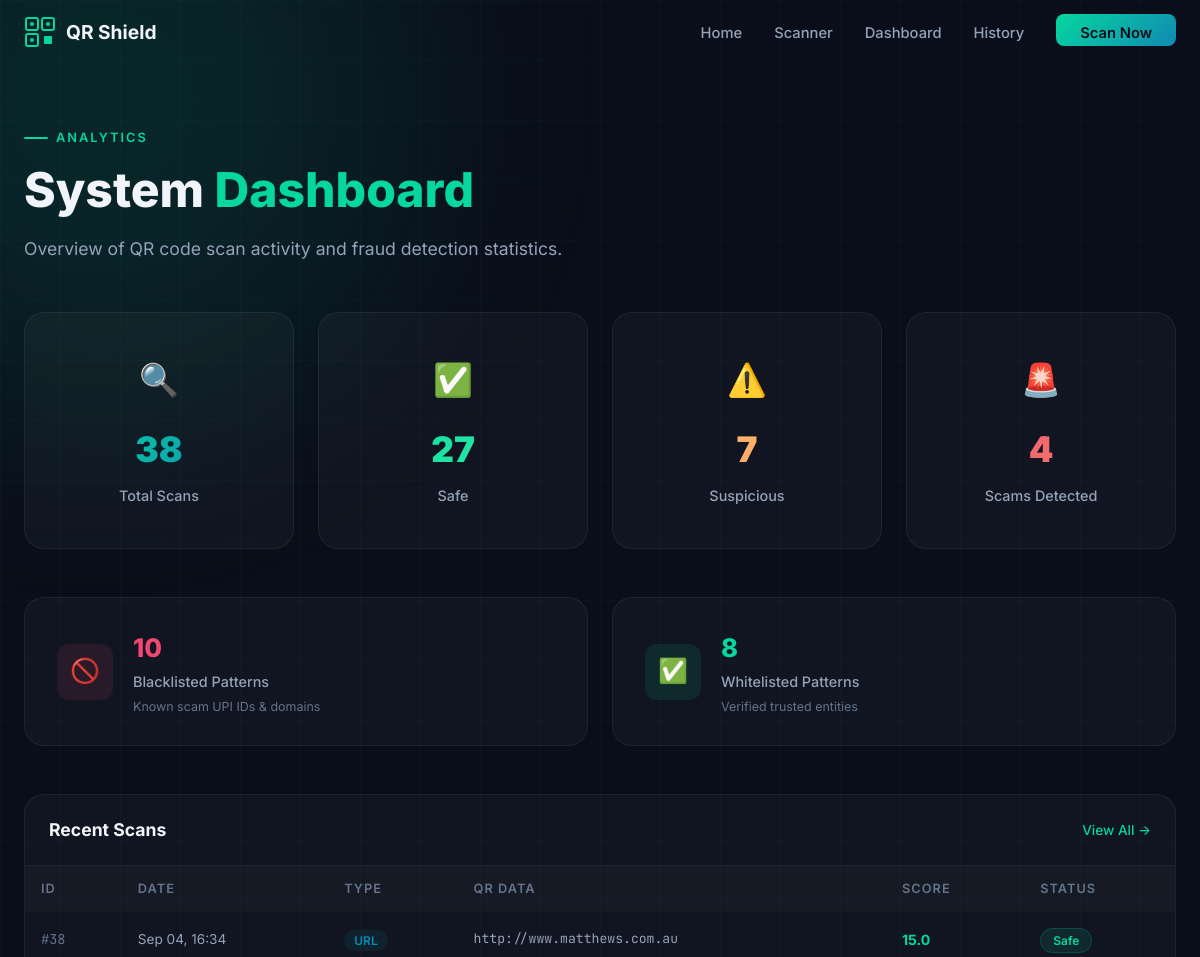
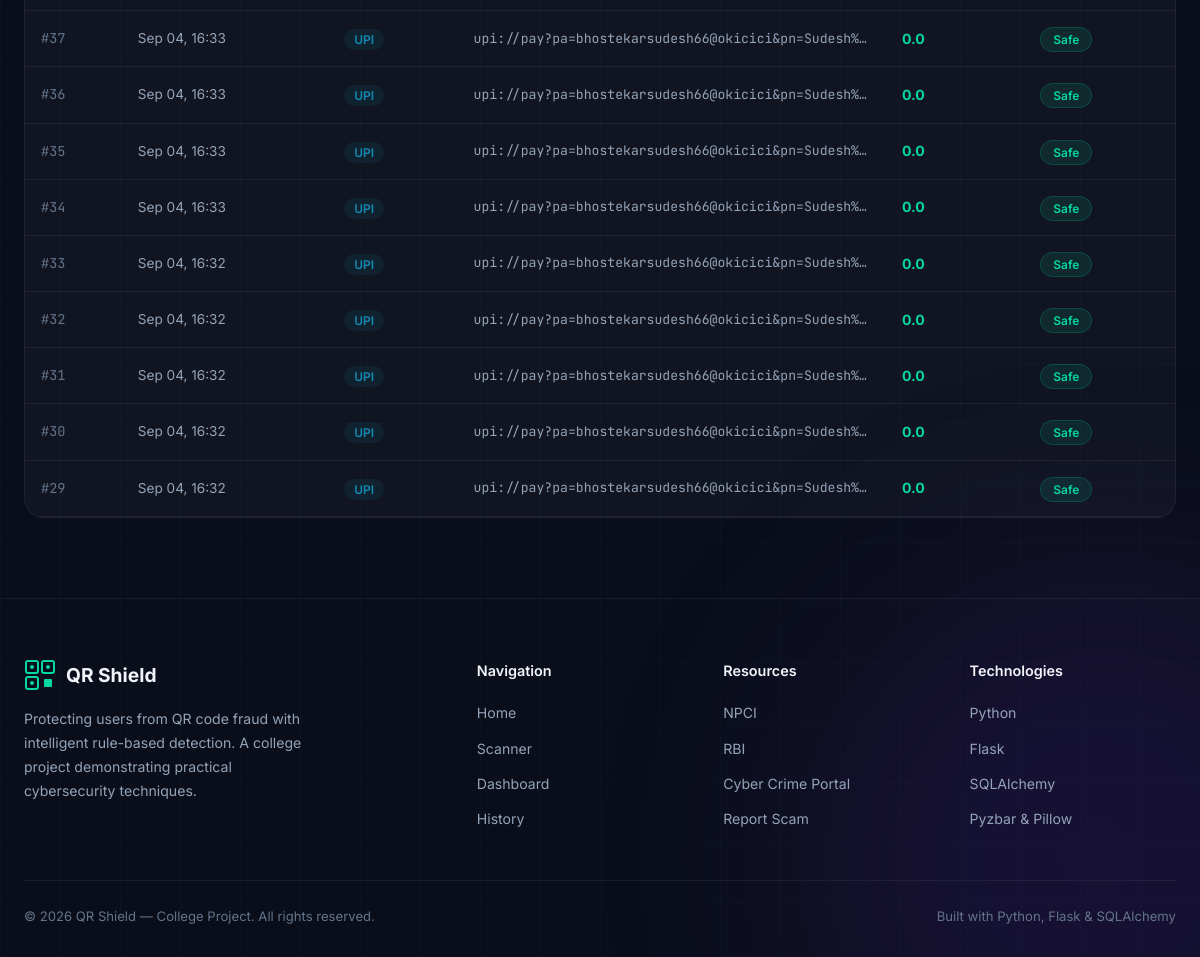
/dashboard, run on the app's committed database (2 pictures, top to bottom).
### models.py (models this page shows, shortened)
class ScanHistory(db.Model):
    __tablename__ = 'scan_history'
    id = db.Column(db.Integer, primary_key=True, autoincrement=True)
    scan_date = db.Column(db.DateTime, default=datetime.utcnow, nullable=False)
    qr_data = db.Column(db.Text, nullable=False)
    data_type = db.Column(db.String(50), nullable=False)          # 'upi', 'url', 'text', 'unknown'
    risk_level = db.Column(db.String(20), nullable=False)          # 'safe', 'suspicious', 'scam'
    fraud_score = db.Column(db.Float, default=0.0)
    details = db.Column(db.Text)                                   # JSON string of detection details
    ip_address = db.Column(db.String(45))
    filename = db.Column(db.String(255))

### app.py (the view)
    @app.route('/dashboard')
    def dashboard():
        total_scans = ScanHistory.query.count()
        scams_detected = ScanHistory.query.filter_by(risk_level='scam').count()
        suspicious_detected = ScanHistory.query.filter_by(risk_level='suspicious').count()
        safe_scans = ScanHistory.query.filter_by(risk_level='safe').count()
        blacklisted_count = BlacklistedPattern.query.filter_by(is_active=True).count()
        whitelisted_count = WhitelistedPattern.query.count()
        recent_scans = ScanHistory.query.order_by(
            ScanHistory.scan_date.desc()
        ).limit(10).all()
        stats = {
            'total_scans': total_scans,
            'scams_detected': scams_detected,
            'suspicious_detected': suspicious_detected,
            'safe_scans': safe_scans,
            'blacklisted_count': blacklisted_count,
            'whitelisted_count': whitelisted_count,
        }
        return render_template('dashboard.html', stats=stats, recent_scans=recent_scans)

### templates/dashboard.html (shortened to what this page needs)
{% extends "base.html" %}
{% block content %}
<section style="padding-top:120px;padding-bottom:80px;position:relative;z-index:1;">
    <div class="container">
        <div class="section-header" style="margin-bottom:48px;">
            <div class="section-label">Analytics</div>
            <h2 class="section-title">System <span class="highlight">Dashboard</span></h2>
            <p class="section-subtitle">Overview of QR code scan activity and fraud detection statistics.</p>
        </div>
        <div class="stats-container" style="margin-bottom:48px;">
            <div class="stat-card">
                <div class="stat-icon">🔍</div>
                <div class="stat-number" style="font-size:2.2rem;">{{ stats.total_scans }}</div>
                <div class="stat-label">Total Scans</div>
            </div>
            <div class="stat-card">
                <div class="stat-icon">✅</div>
                <div class="stat-number"
                    style="font-size:2.2rem;background:linear-gradient(135deg,#06d6a0,#38efa7);-webkit-background-clip:text;-webkit-text-fill-color:transparent;background-clip:text;">
                    {{ stats.safe_scans }}</div>
                <div class="stat-label">Safe</div>
            </div>
            <div class="stat-card">
                <div class="stat-icon">⚠️</div>
                <div class="stat-number"
                    style="font-size:2.2rem;background:linear-gradient(135deg,#ffd166,#f78c6b);-webkit-background-clip:text;-webkit-text-fill-color:transparent;background-clip:text;">
                    {{ stats.suspicious_detected }}</div>
                <div class="stat-label">Suspicious</div>
            </div>
            <div class="stat-card">
                <div class="stat-icon">🚨</div>
                <div class="stat-number"
                    style="font-size:2.2rem;background:linear-gradient(135deg,#ef476f,#f78c6b);-webkit-background-clip:text;-webkit-text-fill-color:transparent;background-clip:text;">
                    {{ stats.scams_detected }}</div>
                <div class="stat-label">Scams Detected</div>
            </div>
        </div>
        <div style="display:grid;grid-template-columns:1fr 1fr;gap:24px;margin-bottom:48px;">
            <div class="stat-card" style="display:flex;align-items:center;gap:20px;text-align:left;padding:28px 32px;">
                <div
                    style="width:56px;height:56px;border-radius:12px;background:rgba(239,71,111,0.1);display:flex;align-items:center;justify-content:center;font-size:1.5rem;flex-shrink:0;">
                    🚫</div>
                <div>
                    <div style="font-size:1.6rem;font-weight:800;color:var(--accent-red);">{{ stats.blacklisted_count }}
                    </div>
                    <div class="stat-label">Blacklisted Patterns</div>
                    <div style="font-size:0.78rem;color:var(--text-muted);margin-top:2px;">Known scam UPI IDs & domains
                    </div>
                </div>
            </div>
            <div class="stat-card" style="display:flex;align-items:center;gap:20px;text-align:left;padding:28px 32px;">
                <div
                    style="width:56px;height:56px;border-radius:12px;background:rgba(6,214,160,0.1);display:flex;align-items:center;justify-content:center;font-size:1.5rem;flex-shrink:0;">
                    ✅</div>
                <div>
                    <div style="font-size:1.6rem;font-weight:800;color:var(--accent-cyan);">{{ stats.whitelisted_count
                        }}</div>
                    <div class="stat-label">Whitelisted Patterns</div>
                    <div style="font-size:0.78rem;color:var(--text-muted);margin-top:2px;">Verified trusted entities
                    </div>
                </div>
            </div>
        </div>
        <div
            style="background:var(--bg-glass);border:1px solid var(--border-subtle);border-radius:var(--radius-lg);overflow:hidden;">
            <div
                style="padding:20px 24px;border-bottom:1px solid var(--border-subtle);display:flex;align-items:center;justify-content:space-between;">
                <h3 style="font-size:1.1rem;font-weight:700;">Recent Scans</h3>
                <a href="{{ url_for('history') }}" style="font-size:0.85rem;font-weight:500;">View All →</a>
            </div>
            {% if recent_scans %}
            <div style="overflow-x:auto;">
                <table style="width:100%;border-collapse:collapse;">
                    <thead>
                        <tr style="background:rgba(255,255,255,0.02);">
                            <th
                                style="padding:12px 16px;text-align:left;font-size:0.8rem;font-weight:600;color:var(--text-muted);text-transform:uppercase;letter-spacing:1px;">
                                ID</th>
                            <th
                                style="padding:12px 16px;text-align:left;font-size:0.8rem;font-weight:600;color:var(--text-muted);text-transform:uppercase;letter-spacing:1px;">
                                Date</th>
                            <th
                                style="padding:12px 16px;text-align:left;font-size:0.8rem;font-weight:600;color:var(--text-muted);text-transform:uppercase;letter-spacing:1px;">
                                Type</th>
                            <th
                                style="padding:12px 16px;text-align:left;font-size:0.8rem;font-weight:600;color:var(--text-muted);text-transform:uppercase;letter-spacing:1px;">
                                QR Data</th>
                            <th
                                style="padding:12px 16px;text-align:left;font-size:0.8rem;font-weight:600;color:var(--text-muted);text-transform:uppercase;letter-spacing:1px;">
                                Score</th>
                            <th
                                style="padding:12px 16px;text-align:left;font-size:0.8rem;font-weight:600;color:var(--text-muted);text-transform:uppercase;letter-spacing:1px;">
                                Status</th>
                        </tr>
                    </thead>
                    <tbody>
                        {% for scan in recent_scans %}
                        <tr style="border-bottom:1px solid var(--border-subtle);transition:background 0.2s;"
                            onmouseover="this.style.background='rgba(255,255,255,0.02)'"
                            onmouseout="this.style.background=''">
                            <td
                                style="padding:14px 16px;font-size:0.85rem;font-family:var(--font-mono);color:var(--text-muted);">
                                #{{ scan.id }}</td>
                            <td style="padding:14px 16px;font-size:0.85rem;color:var(--text-secondary);">{{
                                scan.scan_date.strftime('%b %d, %H:%M') }}</td>
                            <td style="padding:14px 16px;">
                                <span
                                    style="padding:3px 10px;border-radius:100px;font-size:0.75rem;font-weight:600;background:rgba(17,138,178,0.1);color:var(--accent-blue);text-transform:uppercase;">{{
                                    scan.data_type }}</span>
                            </td>
                            <td
                                style="padding:14px 16px;font-size:0.82rem;font-family:var(--font-mono);color:var(--text-secondary);max-width:250px;overflow:hidden;text-overflow:ellipsis;white-space:nowrap;">
                                {{ scan.qr_data[:60] }}{% if scan.qr_data|length > 60 %}...{% endif %}</td>
                            <td style="padding:14px 16px;font-size:0.88rem;font-weight:700;
                                {% if scan.risk_level == 'safe' %}color:var(--accent-cyan);
                                {% elif scan.risk_level == 'suspicious' %}color:var(--accent-yellow);
                                {% else %}color:var(--accent-red);{% endif %}
                            ">{{ scan.fraud_score }}</td>
                            <td style="padding:14px 16px;">
                                {% if scan.risk_level == 'safe' %}
                                <span
                                    style="padding:4px 12px;border-radius:100px;font-size:0.75rem;font-weight:600;background:rgba(6,214,160,0.1);border:1px solid rgba(6,214,160,0.2);color:var(--accent-cyan);">Safe</span>
                                {% elif scan.risk_level == 'suspicious' %}
                                <span
                                    style="padding:4px 12px;border-radius:100px;font-size:0.75rem;font-weight:600;background:rgba(255,209,102,0.1);border:1px solid rgba(255,209,102,0.2);color:var(--accent-yellow);">Suspicious</span>
                                {% else %}
                                <span
                                    style="padding:4px 12px;border-radius:100px;font-size:0.75rem;font-weight:600;background:rgba(239,71,111,0.1);border:1px solid rgba(239,71,111,0.2);color:var(--accent-red);">Scam</span>
                                {% endif %}
                            </td>
                        </tr>
                        {% endfor %}
                    </tbody>
                </table>
            </div>
            {% else %}
            <div style="padding:60px 24px;text-align:center;">
                <p style="font-size:2rem;margin-bottom:12px;">🔍</p>
                <p style="color:var(--text-secondary);">No scans yet. <a href="{{ url_for('scanner') }}">Scan your first
                        QR code</a> to get started.</p>
            </div>
            {% endif %}
        </div>
    </div>
</section>
{% endblock %}

### static/css/style.css (style rules this page uses)
:root { --bg-primary: #0a0e1a; --bg-secondary: #111827; --bg-card: rgba(17, 24, 39, 0.7); --bg-glass: rgba(255, 255, 255, 0.03); --bg-glass-hover: rgba(255, 255, 255, 0.06); --accent-cyan: #06d6a0; --accent-cyan-glow: rgba(6, 214, 160, 0.3); --accent-blue: #118ab2; --accent-purple: #7b2ff7; --accent-purple-glow: rgba(123, 47, 247, 0.3); --accent-red: #ef476f; --accent-red-glow: rgba(239, 71, 111, 0.3); --accent-yellow: #ffd166; --accent-orange: #f78c6b; --text-primary: #f1f5f9; --text-secondary: #94a3b8; --text-muted: #64748b; --border-subtle: rgba(255, 255, 255, 0.06); --border-glow: rgba(6, 214, 160, 0.2); --radius-sm: 8px; --radius-md: 12px; --radius-lg: 20px; --radius-xl: 28px; --shadow-glow: 0 0 40px rgba(6, 214, 160, 0.08); --shadow-card: 0 8px 32px rgba(0, 0, 0, 0.3); --shadow-elevated: 0 20px 60px rgba(0, 0, 0, 0.5); --font-primary: 'Inter', -apple-system, BlinkMacSystemFont, sans-serif; --font-mono: 'JetBrains Mono', 'Fira Code', monospace; --transition-fast: 0.2s cubic-bezier(0.4, 0, 0.2, 1); --transition-base: 0.3s cubic-bezier(0.4, 0, 0.2, 1); --transition-slow: 0.5s cubic-bezier(0.4, 0, 0.2, 1); }
*, *::before, *::after { margin: 0; padding: 0; box-sizing: border-box; }
html { scroll-behavior: smooth; font-size: 16px; }
body { font-family: var(--font-primary); background: var(--bg-primary); color: var(--text-primary); line-height: 1.7; overflow-x: hidden; -webkit-font-smoothing: antialiased; -moz-osx-font-smoothing: grayscale; }
a { color: var(--accent-cyan); text-decoration: none; transition: color var(--transition-fast); }
.container { max-width: 1200px; margin: 0 auto; padding: 0 24px; }
.section-label { display: inline-flex; align-items: center; gap: 8px; font-size: 0.8rem; font-weight: 600; letter-spacing: 2px; text-transform: uppercase; color: var(--accent-cyan); margin-bottom: 12px; }
.section-label::before { content: ''; display: block; width: 24px; height: 2px; background: var(--accent-cyan); border-radius: 1px; }
.section-title { font-size: clamp(2rem, 4vw, 3rem); font-weight: 800; line-height: 1.2; margin-bottom: 16px; }
.section-subtitle { font-size: 1.1rem; color: var(--text-secondary); max-width: 600px; }
.highlight { color: var(--accent-cyan); }
section { position: relative; z-index: 1; }
.stats-container { display: grid; grid-template-columns: repeat(4, 1fr); gap: 24px; }
.stat-card { text-align: center; padding: 40px 20px; background: var(--bg-glass); border: 1px solid var(--border-subtle); border-radius: var(--radius-lg); transition: var(--transition-base); }
.stat-icon { font-size: 2rem; margin-bottom: 12px; }
.stat-number { font-size: 2.5rem; font-weight: 900; background: linear-gradient(135deg, var(--accent-cyan), var(--accent-blue)); -webkit-background-clip: text; -webkit-text-fill-color: transparent; background-clip: text; margin-bottom: 4px; }
.stat-label { font-size: 0.9rem; color: var(--text-secondary); font-weight: 500; }
*, *::before, *::after { animation: none !important; transition: none !important; }

### data on the page
ScanHistory: id "38", scan_date "Sep 04, 16:34", data_type "URL", qr_data "http://www.matthews.com.au", fraud_score "15.0", risk_level "Safe"
ScanHistory: id "37", scan_date "Sep 04, 16:33", data_type "UPI", qr_data "upi://pay?pa=bhostekarsudesh66@okicici&pn=Sudesh%…", fraud_score "0.0", risk_level "Safe"
ScanHistory: id "36", scan_date "Sep 04, 16:33", data_type "UPI", qr_data "upi://pay?pa=bhostekarsudesh66@okicici&pn=Sudesh%…", fraud_score "0.0", risk_level "Safe"
ScanHistory: id "35", scan_date "Sep 04, 16:33", data_type "UPI", qr_data "upi://pay?pa=bhostekarsudesh66@okicici&pn=Sudesh%…", fraud_score "0.0", risk_level "Safe"
ScanHistory: id "34", scan_date "Sep 04, 16:33", data_type "UPI", qr_data "upi://pay?pa=bhostekarsudesh66@okicici&pn=Sudesh%…", fraud_score "0.0", risk_level "Safe"
ScanHistory: id "33", scan_date "Sep 04, 16:32", data_type "UPI", qr_data "upi://pay?pa=bhostekarsudesh66@okicici&pn=Sudesh%…", fraud_score "0.0", risk_level "Safe"
ScanHistory: id "32", scan_date "Sep 04, 16:32", data_type "UPI", qr_data "upi://pay?pa=bhostekarsudesh66@okicici&pn=Sudesh%…", fraud_score "0.0", risk_level "Safe"
ScanHistory: id "31", scan_date "Sep 04, 16:32", data_type "UPI", qr_data "upi://pay?pa=bhostekarsudesh66@okicici&pn=Sudesh%…", fraud_score "0.0", risk_level "Safe"
ScanHistory: id "30", scan_date "Sep 04, 16:32", data_type "UPI", qr_data "upi://pay?pa=bhostekarsudesh66@okicici&pn=Sudesh%…", fraud_score "0.0", risk_level "Safe"
ScanHistory: id "29", scan_date "Sep 04, 16:32", data_type "UPI", qr_data "upi://pay?pa=bhostekarsudesh66@okicici&pn=Sudesh%…", fraud_score "0.0", risk_level "Safe"

### other printed values
{{ stats.total_scans }} "38"
{{ stats.safe_scans }} "27"
{{ stats.suspicious_detected }} "7"
{{ stats.scams_detected }} "4"
{{ stats.blacklisted_count }} "10"
{{ stats.whitelisted_count }} "8"
